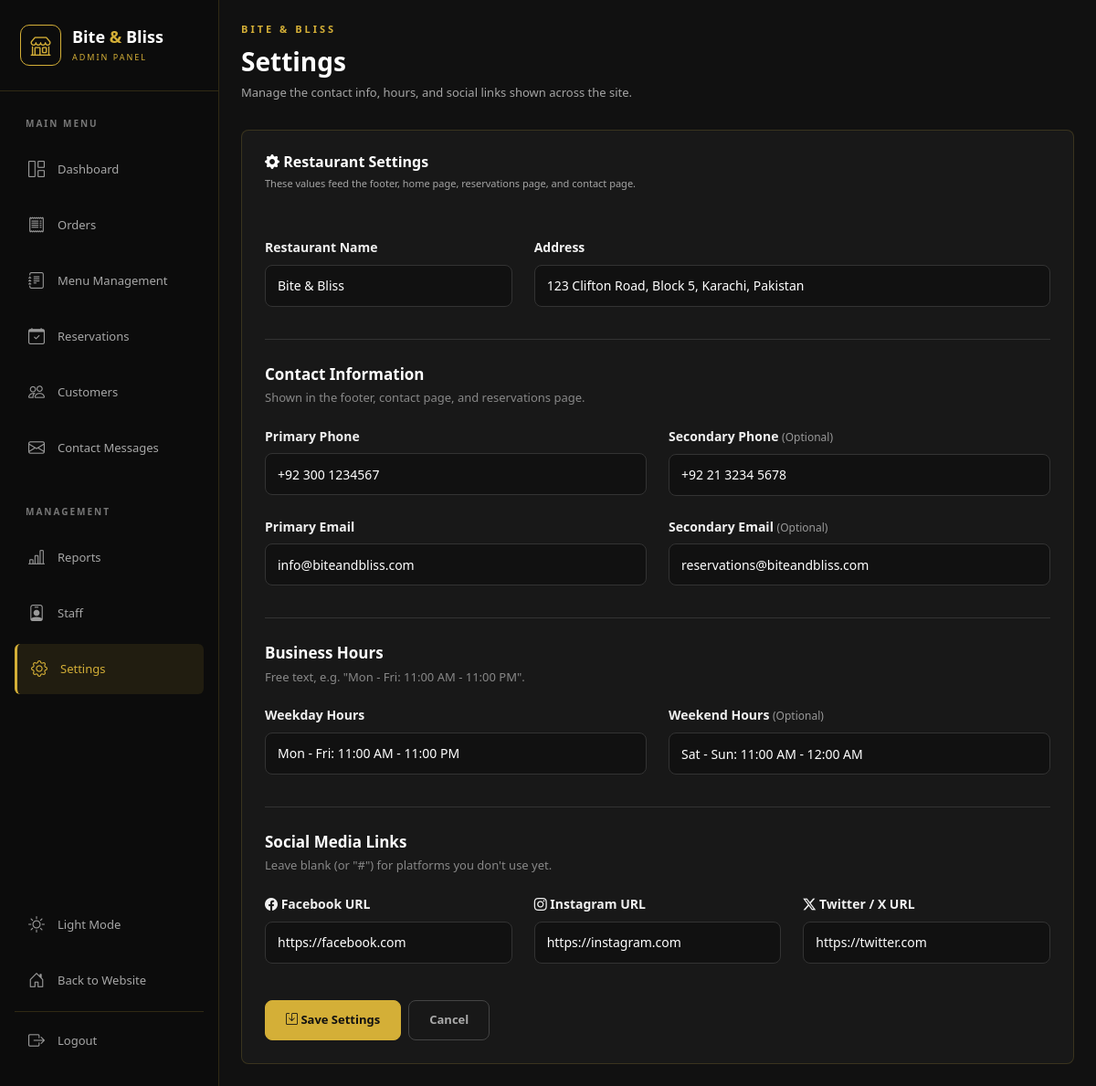
Screenshot of /admin/settings.php (signed in) with the database file from the repository.
### tables this page shows
CREATE TABLE `settings` (
  `id` int(11) NOT NULL,
  `restaurant_name` varchar(100) NOT NULL DEFAULT 'Bite & Bliss',
  `address` varchar(255) NOT NULL DEFAULT '',
  `phone` varchar(30) NOT NULL DEFAULT '',
  `phone_secondary` varchar(30) DEFAULT NULL,
  `email` varchar(150) NOT NULL DEFAULT '',
  `email_secondary` varchar(150) DEFAULT NULL,
  `hours_weekday` varchar(100) NOT NULL DEFAULT '',
  `hours_weekend` varchar(100) DEFAULT NULL,
  `facebook_url` varchar(255) DEFAULT NULL,
  `instagram_url` varchar(255) DEFAULT NULL,
  `twitter_url` varchar(255) DEFAULT NULL,
  `updated_at` timestamp NOT NULL DEFAULT current_timestamp() ON UPDATE current_timestamp()
);

### admin/settings.php (the view, shortened to what this page needs)
<?php
require_once "../config/database.php";
$defaults = [
    "restaurant_name" => "",
    "address" => "",
    "phone" => "",
    "phone_secondary" => "",
    "email" => "",
    "email_secondary" => "",
    "hours_weekday" => "",
    "hours_weekend" => "",
    "facebook_url" => "",
    "instagram_url" => "",
    "twitter_url" => ""
];
try {
    $stmt = $pdo->query("
        SELECT *
        FROM settings
        ORDER BY id ASC
        LIMIT 1
    ");
    $row = $stmt->fetch();
    if ($row) {
        $settings = array_merge($defaults, $row);
    } else {
        $settings = $defaults;
    }
} catch (PDOException $e) {
    $settings = $defaults;
    $errorMessage = "Unable to load settings. Please make sure the settings table exists.";
}
?>
<!DOCTYPE html>
<html lang="en">
<head>
    <link
        href="https://cdn.jsdelivr.net/npm/bootstrap@5.3.3/dist/css/bootstrap.min.css"
        rel="stylesheet"
    >
    <link
        rel="stylesheet"
        href="https://cdn.jsdelivr.net/npm/bootstrap-icons@1.11.3/font/bootstrap-icons.min.css"
    >
    <link rel="stylesheet" href="css/admin.css">
</head>
<body>
<div class="admin-layout">
    <?php require_once "includes/sidebar.php"; ?>
    <main class="main-content">
        <div class="container-fluid p-4">
            <div class="page-heading users-page-heading">
                <div>
                    <p class="gold-label">
                        BITE &amp; BLISS
                    </p>
                    <h1>
                        Settings
                    </h1>
                    <p>
                        Manage the contact info, hours, and social links shown across the site.
                    </p>
                </div>
            </div>
            <div class="dashboard-card user-form-card settings-form-card">
                <div class="card-header-custom">
                    <div>
                        <h5>
                            <i class="bi bi-gear-fill"></i>
                            Restaurant Settings
                        </h5>
                        <p>
                            These values feed the footer, home page, reservations page, and contact page.
                        </p>
                    </div>
                </div>
                <form method="POST">
                    <div class="row g-4">
                        <div class="col-md-4">
                            <label class="form-label">
                                Restaurant Name
                            </label>
                            <input
                                type="text"
                                name="restaurant_name"
                                class="form-control"
                                value="<?= htmlspecialchars($settings["restaurant_name"]) ?>"
                            >
                        </div>
                        <div class="col-md-8">
                            <label class="form-label">
                                Address
                            </label>
                            <input
                                type="text"
                                name="address"
                                class="form-control"
                                value="<?= htmlspecialchars($settings["address"]) ?>"
                            >
                        </div>
                    </div>
                    <div class="user-password-section">
                        <div class="user-section-heading">
                            <h5>
                                Contact Information
                            </h5>
                            <p>
                                Shown in the footer, contact page, and reservations page.
                            </p>
                        </div>
                        <div class="row g-4">
                            <div class="col-md-6">
                                <label class="form-label">
                                    Primary Phone
                                </label>
                                <input
                                    type="text"
                                    name="phone"
                                    class="form-control"
                                    value="<?= htmlspecialchars($settings["phone"]) ?>"
                                >
                            </div>
                            <div class="col-md-6">
                                <label class="form-label">
                                    Secondary Phone
                                    <span class="optional-tag">(Optional)</span>
                                </label>
                                <input
                                    type="text"
                                    name="phone_secondary"
                                    class="form-control"
                                    value="<?= htmlspecialchars($settings["phone_secondary"]) ?>"
                                >
                            </div>
                            <div class="col-md-6">
                                <label class="form-label">
                                    Primary Email
                                </label>
                                <input
                                    type="email"
                                    name="email"
                                    class="form-control"
                                    value="<?= htmlspecialchars($settings["email"]) ?>"
                                >
                            </div>
                            <div class="col-md-6">
                                <label class="form-label">
                                    Secondary Email
                                    <span class="optional-tag">(Optional)</span>
                                </label>
                                <input
                                    type="email"
                                    name="email_secondary"
                                    class="form-control"
                                    value="<?= htmlspecialchars($settings["email_secondary"]) ?>"
                                >
                            </div>
                        </div>
                    </div>
                    <div class="user-password-section">
                        <div class="user-section-heading">
                            <h5>
                                Business Hours
                            </h5>
                            <p>
                                Free text, e.g. "Mon - Fri: 11:00 AM - 11:00 PM".
                            </p>
                        </div>
                        <div class="row g-4">
                            <div class="col-md-6">
                                <label class="form-label">
                                    Weekday Hours
                                </label>
                                <input
                                    type="text"
                                    name="hours_weekday"
                                    class="form-control"
                                    value="<?= htmlspecialchars($settings["hours_weekday"]) ?>"
                                >
                            </div>
                            <div class="col-md-6">
                                <label class="form-label">
                                    Weekend Hours
                                    <span class="optional-tag">(Optional)</span>
                                </label>
                                <input
                                    type="text"
                                    name="hours_weekend"
                                    class="form-control"
                                    value="<?= htmlspecialchars($settings["hours_weekend"]) ?>"
                                >
                            </div>
                        </div>
                    </div>
                    <div class="user-password-section">
                        <div class="user-section-heading">
                            <h5>
                                Social Media Links
                            </h5>
                            <p>
                                Leave blank (or "#") for platforms you don't use yet.
                            </p>
                        </div>
                        <div class="row g-4">
                            <div class="col-md-4">
                                <label class="form-label">
                                    <i class="bi bi-facebook"></i>
                                    Facebook URL
                                </label>
                                <input
                                    type="text"
                                    name="facebook_url"
                                    class="form-control"
                                    value="<?= htmlspecialchars($settings["facebook_url"]) ?>"
                                >
                            </div>
                            <div class="col-md-4">
                                <label class="form-label">
                                    <i class="bi bi-instagram"></i>
                                    Instagram URL
                                </label>
                                <input
                                    type="text"
                                    name="instagram_url"
                                    class="form-control"
                                    value="<?= htmlspecialchars($settings["instagram_url"]) ?>"
                                >
                            </div>
                            <div class="col-md-4">
                                <label class="form-label">
                                    <i class="bi bi-twitter-x"></i>
                                    Twitter / X URL
                                </label>
                                <input
                                    type="text"
                                    name="twitter_url"
                                    class="form-control"
                                    value="<?= htmlspecialchars($settings["twitter_url"]) ?>"
                                >
                            </div>
                        </div>
                    </div>
                    <div class="d-flex gap-2 mt-4 pt-3">
                        <button type="submit" class="btn-submit">
                            <i class="bi bi-save"></i>
                            Save Settings
                        </button>
                        <a href="dashboard.php" class="btn-cancel">
                            Cancel
                        </a>
                    </div>
                </form>
            </div>
        </div>
    </main>
</div>
</body>
</html>

### admin/css/admin.css (style rules this page uses)
:root { --gold: #d4af37; --gold-light: #e8c75a; --gold-dark: #b8941f; --black: #111111; --sidebar: #0c0c0c; --body: #111111; --card: #181818; --white: #ffffff; --muted: #a5a5a5; --border: rgba(212, 175, 55, 0.18); --green: #43b581; --red: #d9534f; }
html { scrollbar-width: thin; scrollbar-color: var(--gold) #111111; }
* { margin: 0; padding: 0; box-sizing: border-box; }
body { background: var(--body); color: var(--white); font-family: "Segoe UI", Arial, sans-serif; overflow-x: hidden; }
a { text-decoration: none; color: inherit; }
button, input, select, textarea { font-family: inherit; }
button { cursor: pointer; }
.admin-layout { display: flex; min-height: 100vh; }
.main-content { width: calc(100% - 270px); margin-left: 270px; min-width: 0; }
.page-heading { display: flex; align-items: center; justify-content: space-between; gap: 20px; margin-bottom: 30px; }
.gold-label { color: var(--gold); letter-spacing: 3px; font-size: 11px; font-weight: 700; margin-bottom: 10px; }
.page-heading h1 { font-size: 28px; font-weight: 700; margin-bottom: 8px; }
.page-heading>div>p:last-child { color: var(--muted); font-size: 13px; margin: 0; }
.dashboard-card { height: 100%; padding: 25px; background: var(--card); border: 1px solid var(--border); border-radius: 8px; }
.card-header-custom { display: flex; align-items: center; justify-content: space-between; gap: 15px; margin-bottom: 25px; }
.card-header-custom h5 { font-size: 16px; font-weight: 700; margin-bottom: 6px; }
.card-header-custom p { color: var(--muted); font-size: 11px; margin: 0; }
@media (max-width: 1200px) { .main-content { margin-left: 240px; width: calc(100% - 240px); } }
.users-page-heading { margin-bottom: 30px; }
.users-page-heading h1 { margin-bottom: 8px; }
.users-page-heading>div>p:last-child { margin-bottom: 0; }
.user-form-card { max-width: 1000px; overflow: hidden; background: var(--card); }
.user-form-card .card-header-custom { padding-bottom: 22px; }
.user-form-card form { padding: 5px 0 0; }
.user-form-card label.form-label { display: block; color: #f0f0f0 !important; background: transparent !important; opacity: 1 !important; font-size: 14px !important; font-weight: 600 !important; margin-bottom: 9px !important; line-height: 1.4; }
.user-form-card .form-control, .user-form-card .form-select { min-height: 46px; background: #111111 !important; color: #ffffff !important; border: 1px solid #333333; border-radius: 8px; padding: 10px 13px; font-size: 14px; box-shadow: none; transition: all 0.2s ease; }
.user-form-card .form-control::placeholder { color: #666666; }
.user-form-card label.form-label .optional-tag { color: #999999 !important; font-weight: 400 !important; font-size: 12px; }
.user-form-card .btn-submit { min-height: 44px; padding: 10px 22px; border: 1px solid var(--gold); border-radius: 8px; background: var(--gold); color: #111111; font-size: 13px; font-weight: 700; transition: all 0.2s ease; }
.user-form-card .btn-cancel { min-height: 44px; padding: 10px 22px; border: 1px solid #444444; border-radius: 8px; background: transparent; color: #aaaaaa; font-size: 13px; font-weight: 600; text-decoration: none; display: inline-flex; align-items: center; justify-content: center; transition: all 0.2s ease; }
.user-password-section { margin-top: 35px; padding-top: 28px; border-top: 1px solid #333333; }
.user-section-heading { margin-bottom: 22px; }
.user-section-heading h5 { margin-bottom: 6px; color: #ffffff; font-size: 17px; font-weight: 600; }
.user-section-heading p { margin-bottom: 0; color: #888888; font-size: 13px; }

### rows the page displays
settings: restaurant_name "Bite & Bliss", address "123 Clifton Road, Block 5, Karachi, Pakistan", phone "+92 300 1234567", phone_secondary "+92 21 3234 5678", email "info@biteandbliss.com", email_secondary "reservations@biteandbliss.com", hours_weekday "Mon - Fri: 11:00 AM - 11:00 PM", hours_weekend "Sat - Sun: 11:00 AM - 12:00 AM", facebook_url "https://facebook.com", instagram_url "https://instagram.com", twitter_url "https://twitter.com"
